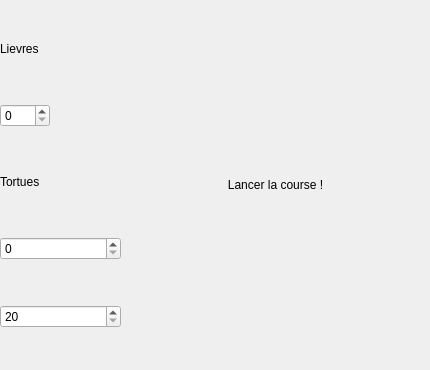
<?xml version="1.0" encoding="UTF-8"?>
<ui version="4.0">
 <class>FEN_LancerCourse</class>
 <widget class="QDialog" name="FEN_LancerCourse">
  <property name="geometry">
   <rect>
    <x>0</x>
    <y>0</y>
    <width>430</width>
    <height>370</height>
   </rect>
  </property>
  <property name="windowTitle">
   <string>FEN_LancerCourse</string>
  </property>
  <widget class="QWidget" name="verticalLayoutWidget">
   <property name="geometry">
    <rect>
     <x>120</x>
     <y>0</y>
     <width>311</width>
     <height>371</height>
    </rect>
   </property>
   <layout class="QVBoxLayout" name="verticalLayout">
    <item>
     <widget class="QPushButton" name="btn_LaunchRace">
      <property name="text">
       <string>Lancer la course !</string>
      </property>
      <property name="flat">
       <bool>true</bool>
      </property>
     </widget>
    </item>
   </layout>
  </widget>
  <widget class="QWidget" name="verticalLayoutWidget_2">
   <property name="geometry">
    <rect>
     <x>0</x>
     <y>0</y>
     <width>121</width>
     <height>371</height>
    </rect>
   </property>
   <layout class="QVBoxLayout" name="verticalLayout_2">
    <item>
     <widget class="QLabel" name="lbl_hares">
      <property name="maximumSize">
       <size>
        <width>16777215</width>
        <height>20</height>
       </size>
      </property>
      <property name="text">
       <string>Lievres</string>
      </property>
     </widget>
    </item>
    <item>
     <widget class="QSpinBox" name="spBx_hares">
      <property name="sizePolicy">
       <sizepolicy hsizetype="Expanding" vsizetype="Fixed">
        <horstretch>50</horstretch>
        <verstretch>0</verstretch>
       </sizepolicy>
      </property>
      <property name="maximumSize">
       <size>
        <width>50</width>
        <height>16777215</height>
       </size>
      </property>
      <property name="maximum">
       <number>10</number>
      </property>
     </widget>
    </item>
    <item>
     <widget class="QLabel" name="lbl_turtles">
      <property name="maximumSize">
       <size>
        <width>16777215</width>
        <height>20</height>
       </size>
      </property>
      <property name="text">
       <string>Tortues</string>
      </property>
     </widget>
    </item>
    <item>
     <widget class="QSpinBox" name="spBx_turtles">
      <property name="maximum">
       <number>10</number>
      </property>
     </widget>
    </item>
    <item>
     <widget class="QSpinBox" name="spBx_tickTime">
      <property name="minimum">
       <number>20</number>
      </property>
      <property name="maximum">
       <number>1000</number>
      </property>
      <property name="singleStep">
       <number>10</number>
      </property>
     </widget>
    </item>
   </layout>
  </widget>
 </widget>
 <resources/>
 <connections/>
</ui>
